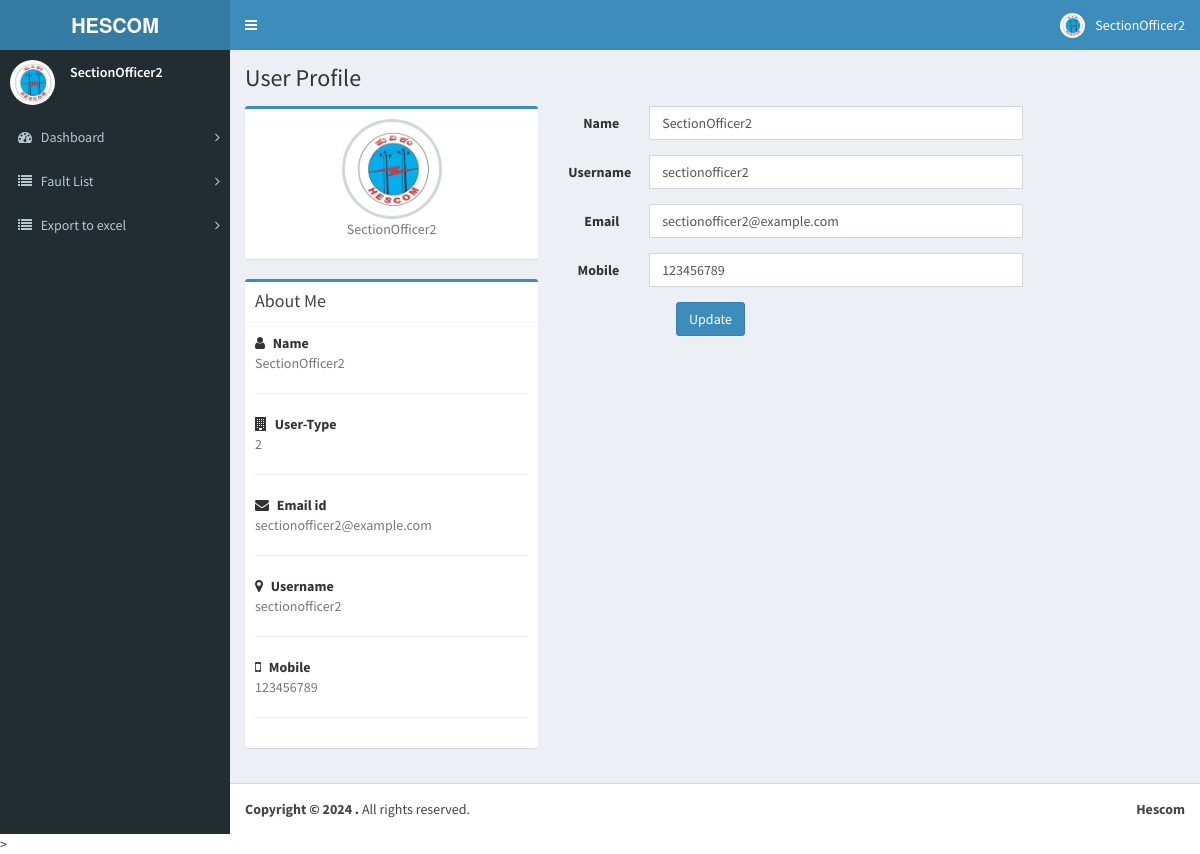
/profile.php (signed in), run on the app's committed database.
### tables this page shows
CREATE TABLE `users` (
  `UID` int NOT NULL AUTO_INCREMENT,
  `UTNO` int NOT NULL,
  `NAME` varchar(64) NOT NULL,
  `EMAIL` varchar(64) NOT NULL,
  `USERNAME` varchar(64) NOT NULL,
  `PASSWORD` varchar(64) NOT NULL,
  `PHONE` bigint NOT NULL,
  `CDATE` datetime DEFAULT NULL,
  PRIMARY KEY (`UID`),
  KEY `UTNO` (`UTNO`),
  CONSTRAINT `users_ibfk_1` FOREIGN KEY (`UTNO`) REFERENCES `usertype` (`UTNO`)
);

### pages/required/functions.php (called while the page is built, shortened)
<?php
function db_one($sql_query)
{
	include ('db_connection.php');
	$result = mysqli_query($con, $sql_query);
	$row = mysqli_fetch_assoc($result);
	return $row;
}
?>

### profile.php (the view, shortened to what this page needs)
<?php ini_set('display_errors', 1);
if (session_id() == '') {
  $uid = $_SESSION['uid'];
}
include ('pages/required/db_connection.php');
include ('pages/required/functions.php');
$loggen_in_query = "SELECT u.*,DATE_FORMAT(u.CDATE, '%b %Y') AS member_since
								FROM users u
								WHERE u.UID=" . $uid;
$login_query_result = db_one($loggen_in_query);
?>
<!DOCTYPE html>
<html>
<head>
  <link rel="stylesheet" href="bootstrap/css/bootstrap.min.css">
  <link rel="stylesheet" href="https://cdnjs.cloudflare.com/ajax/libs/font-awesome/4.5.0/css/font-awesome.min.css">
  <link rel="stylesheet" href="https://cdnjs.cloudflare.com/ajax/libs/ionicons/2.0.1/css/ionicons.min.css">
  <link rel="stylesheet" href="dist/css/AdminLTE.min.css">
  <link rel="stylesheet" href="dist/css/skins/_all-skins.min.css">
</head>
<body class="hold-transition skin-blue sidebar-mini">
  <div class="wrapper">
    <?php include ('header.php'); ?>
    <?php include ('sidebar.php'); ?>
    <div class="content-wrapper">
      <section class="content-header">
        <h1>
          User Profile
        </h1>
      </section>
      <section class="content">
        <div class="row">
          <div class="col-md-4">
            <div class="box box-primary">
              <div class="box-body box-profile">
                <img class="profile-user-img img-responsive img-circle" src="images/hescom.jpg"
                  alt="User profile picture">
                <p class="text-muted text-center"> <?php echo $_SESSION['name'] ?></p>
              </div>
            </div>
            <div class="box box-primary">
              <div class="box-header with-border">
                <h3 class="box-title">About Me</h3>
              </div>
              <div class="box-body">
                <strong><i class="fa fa-user margin-r-5"></i> Name</strong>
                <p class="text-muted">
                  <?php echo $login_query_result['NAME']; ?>
                </p>
                <hr>
                <strong><i class="fa fa-building margin-r-5"></i> User-Type</strong>
                <p class="text-muted"><?php echo $login_query_result['UTNO']; ?></p>
                <hr>
                <strong><i class="fa fa-envelope margin-r-5"></i> Email id</strong>
                <p class="text-muted">
                  <?php echo $login_query_result['EMAIL']; ?>
                </p>
                <hr>
                <strong><i class="fa fa-map-marker margin-r-5"></i> Username</strong>
                <p class="text-muted"><?php echo $login_query_result['USERNAME']; ?></p>
                <hr>
                <strong><i class="fa fa-mobile margin-r-5"></i> Mobile</strong>
                <p class="text-muted"><?php echo $login_query_result['PHONE']; ?></p>
                <hr>
              </div>
            </div>
          </div>
          <div class="col-md-6">
            <div class="tab-pane" id="settings">
              <form method="POST" id="profile_update" name="profile_update" class="form-horizontal">
                <div class="form-group">
                  <label for="inputName" class="col-sm-2 control-label">Name</label>
                  <div class="col-sm-10">
                    <input type="text" class="form-control" name="inputName" id="inputName" placeholder="Name"
                      value="<?php echo $login_query_result['NAME']; ?>">
                  </div>
                </div>
                <div class="form-group">
                  <label for="inputUsername" class="col-sm-2 control-label">Username</label>
                  <div class="col-sm-10">
                    <input type="text" class="form-control" name="inputUsername" placeholder="Username"
                      value="<?php echo $login_query_result['USERNAME']; ?>">
                  </div>
                </div>
                <div class="form-group">
                  <label for="inputEmail" class="col-sm-2 control-label">Email</label>
                  <div class="col-sm-10">
                    <input type="text" class="form-control" name="inputEmail" placeholder="email"
                      value="<?php echo $login_query_result['EMAIL']; ?>">
                  </div>
                </div>
                <div class="form-group">
                  <label for="inputMobile" class="col-sm-2 control-label">Mobile</label>
                  <div class="col-sm-10">
                    <input type="text" class="form-control" name="inputMobile" placeholder="Mobile"
                      value="<?php echo $login_query_result['PHONE']; ?>">
                  </div>
                </div>
                <div style="width:230px;" align="center">
                  <div class="col-sm-10">
                    <button type="submit" class="btn btn-primary pull-right" name="profile_update"> Update </button>
                  </div>
                </div>
              </form>
            </div>
          </div>
        </div>
    </div>
    <?php include ('footer.php'); ?>
  </div>
  >
</body>
</html>

### data on the page
users: NAME "SectionOfficer2", UTNO "2", EMAIL "sectionofficer2@example.com", USERNAME "sectionofficer2", PHONE "123456789", inputName "SectionOfficer2", inputUsername "sectionofficer2", inputEmail "sectionofficer2@example.com", inputMobile "123456789"

### other printed values
$_SESSION['name'] "SectionOfficer2"
